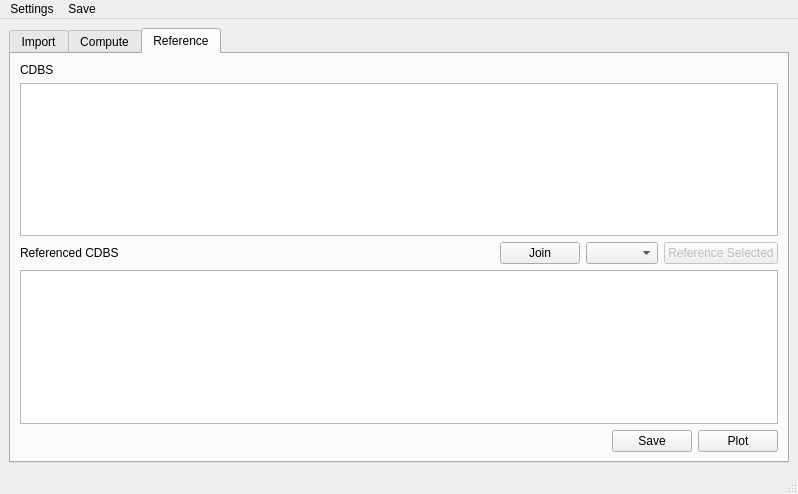
<?xml version="1.0" encoding="UTF-8"?>
<ui version="4.0">
 <class>MainWindow</class>
 <widget class="QMainWindow" name="MainWindow">
  <property name="geometry">
   <rect>
    <x>0</x>
    <y>0</y>
    <width>798</width>
    <height>494</height>
   </rect>
  </property>
  <property name="windowTitle">
   <string>MainWindow</string>
  </property>
  <widget class="QWidget" name="centralwidget">
   <layout class="QVBoxLayout" name="verticalLayout">
    <item>
     <widget class="QTabWidget" name="tabWidget">
      <property name="minimumSize">
       <size>
        <width>0</width>
        <height>434</height>
       </size>
      </property>
      <property name="focusPolicy">
       <enum>Qt::TabFocus</enum>
      </property>
      <property name="whatsThis">
       <string extracomment="Give a descriptive name"/>
      </property>
      <property name="currentIndex">
       <number>2</number>
      </property>
      <widget class="QWidget" name="tab1">
       <attribute name="title">
        <string>Import</string>
       </attribute>
       <layout class="QVBoxLayout" name="verticalLayout_3">
        <item>
         <layout class="QGridLayout" name="gridLayout">
          <item row="0" column="1">
           <widget class="QLineEdit" name="editFileName"/>
          </item>
          <item row="1" column="0">
           <widget class="QLabel" name="labelImportName">
            <property name="text">
             <string>Name</string>
            </property>
           </widget>
          </item>
          <item row="1" column="1">
           <widget class="QLineEdit" name="editImportName"/>
          </item>
          <item row="0" column="2">
           <widget class="QToolButton" name="toolFileName">
            <property name="text">
             <string>...</string>
            </property>
           </widget>
          </item>
          <item row="0" column="0">
           <widget class="QLabel" name="labelFileName">
            <property name="text">
             <string>File</string>
            </property>
           </widget>
          </item>
          <item row="0" column="3">
           <widget class="QPushButton" name="buttonImport">
            <property name="enabled">
             <bool>true</bool>
            </property>
            <property name="text">
             <string>Load</string>
            </property>
           </widget>
          </item>
         </layout>
        </item>
        <item>
         <layout class="QVBoxLayout" name="verticalLayout_2">
          <item>
           <widget class="QLabel" name="labelImportedMaps">
            <property name="text">
             <string>Loaded CDB Maps</string>
            </property>
           </widget>
          </item>
          <item>
           <widget class="QTableView" name="tableImportedMaps">
            <property name="baseSize">
             <size>
              <width>5</width>
              <height>0</height>
             </size>
            </property>
           </widget>
          </item>
         </layout>
        </item>
       </layout>
      </widget>
      <widget class="QWidget" name="tab2">
       <attribute name="title">
        <string>Compute</string>
       </attribute>
       <layout class="QGridLayout" name="gridLayout_3">
        <item row="1" column="0">
         <layout class="QHBoxLayout" name="horizontalLayout">
          <item>
           <widget class="QTableView" name="tableMaps">
            <property name="baseSize">
             <size>
              <width>5</width>
              <height>0</height>
             </size>
            </property>
           </widget>
          </item>
          <item>
           <layout class="QGridLayout" name="gridLayout_2">
            <item row="2" column="0">
             <widget class="QLabel" name="labelBinWidth">
              <property name="text">
               <string>Bin Width</string>
              </property>
             </widget>
            </item>
            <item row="3" column="0">
             <widget class="QLabel" name="labelSplitDepth">
              <property name="text">
               <string>Split Depth</string>
              </property>
             </widget>
            </item>
            <item row="1" column="0">
             <widget class="QLabel" name="labelRoiLength">
              <property name="text">
               <string>Roi Length</string>
              </property>
             </widget>
            </item>
            <item row="0" column="1">
             <widget class="QLineEdit" name="editRoiWidth">
              <property name="text">
               <string>400</string>
              </property>
             </widget>
            </item>
            <item row="0" column="2">
             <widget class="QPushButton" name="buttonCompute">
              <property name="enabled">
               <bool>true</bool>
              </property>
              <property name="text">
               <string>Compute</string>
              </property>
             </widget>
            </item>
            <item row="1" column="1">
             <widget class="QLineEdit" name="editRoiLength">
              <property name="text">
               <string>20000</string>
              </property>
             </widget>
            </item>
            <item row="2" column="1">
             <widget class="QLineEdit" name="editBinWidth">
              <property name="text">
               <string>200</string>
              </property>
             </widget>
            </item>
            <item row="0" column="0">
             <widget class="QLabel" name="labelRoiWidth">
              <property name="text">
               <string>Roi Width</string>
              </property>
             </widget>
            </item>
            <item row="3" column="1">
             <widget class="QComboBox" name="comboSplitDepth">
              <property name="currentIndex">
               <number>4</number>
              </property>
              <item>
               <property name="text">
                <string>1</string>
               </property>
              </item>
              <item>
               <property name="text">
                <string>2</string>
               </property>
              </item>
              <item>
               <property name="text">
                <string>3</string>
               </property>
              </item>
              <item>
               <property name="text">
                <string>4</string>
               </property>
              </item>
              <item>
               <property name="text">
                <string>5</string>
               </property>
              </item>
              <item>
               <property name="text">
                <string>6</string>
               </property>
              </item>
              <item>
               <property name="text">
                <string>7</string>
               </property>
              </item>
              <item>
               <property name="text">
                <string>8</string>
               </property>
              </item>
             </widget>
            </item>
            <item row="1" column="2">
             <widget class="QPushButton" name="buttonPreview">
              <property name="text">
               <string>Preview</string>
              </property>
             </widget>
            </item>
            <item row="2" column="2">
             <widget class="QCheckBox" name="checkVariableRoi">
              <property name="text">
               <string>Variable Roi</string>
              </property>
             </widget>
            </item>
            <item row="3" column="2">
             <widget class="QCheckBox" name="checkBackground">
              <property name="enabled">
               <bool>false</bool>
              </property>
              <property name="text">
               <string>Background Substraction</string>
              </property>
             </widget>
            </item>
           </layout>
          </item>
         </layout>
        </item>
        <item row="2" column="0">
         <widget class="QLabel" name="labelCDBS">
          <property name="text">
           <string>CDBS</string>
          </property>
         </widget>
        </item>
        <item row="3" column="0">
         <layout class="QHBoxLayout" name="horizontalLayout_2">
          <property name="sizeConstraint">
           <enum>QLayout::SetMinimumSize</enum>
          </property>
          <property name="bottomMargin">
           <number>20</number>
          </property>
          <item>
           <widget class="QTableView" name="tableCDBS">
            <property name="baseSize">
             <size>
              <width>5</width>
              <height>0</height>
             </size>
            </property>
           </widget>
          </item>
         </layout>
        </item>
        <item row="0" column="0">
         <widget class="QLabel" name="labelMaps">
          <property name="text">
           <string>CDB Maps</string>
          </property>
         </widget>
        </item>
        <item row="4" column="0">
         <layout class="QHBoxLayout" name="horizontalLayout_5">
          <property name="topMargin">
           <number>0</number>
          </property>
          <item>
           <spacer name="horizontalSpacer_3">
            <property name="orientation">
             <enum>Qt::Horizontal</enum>
            </property>
            <property name="sizeHint" stdset="0">
             <size>
              <width>40</width>
              <height>20</height>
             </size>
            </property>
           </spacer>
          </item>
          <item>
           <widget class="QPushButton" name="buttonPlotCdbs">
            <property name="text">
             <string>Plot</string>
            </property>
           </widget>
          </item>
         </layout>
        </item>
       </layout>
      </widget>
      <widget class="QWidget" name="tab">
       <attribute name="title">
        <string>Reference</string>
       </attribute>
       <layout class="QVBoxLayout" name="verticalLayout_5">
        <item>
         <widget class="QLabel" name="labelCDBS2">
          <property name="text">
           <string>CDBS</string>
          </property>
         </widget>
        </item>
        <item>
         <widget class="QTableView" name="tableCDBS2">
          <property name="baseSize">
           <size>
            <width>5</width>
            <height>0</height>
           </size>
          </property>
         </widget>
        </item>
        <item>
         <layout class="QHBoxLayout" name="horizontalLayout_3">
          <property name="topMargin">
           <number>0</number>
          </property>
          <item>
           <widget class="QLabel" name="labelRefCDBS">
            <property name="text">
             <string>Referenced CDBS</string>
            </property>
           </widget>
          </item>
          <item>
           <spacer name="horizontalSpacer">
            <property name="orientation">
             <enum>Qt::Horizontal</enum>
            </property>
            <property name="sizeHint" stdset="0">
             <size>
              <width>40</width>
              <height>20</height>
             </size>
            </property>
           </spacer>
          </item>
          <item>
           <widget class="QPushButton" name="buttonJoin">
            <property name="enabled">
             <bool>true</bool>
            </property>
            <property name="whatsThis">
             <string extracomment="Add two spectra"/>
            </property>
            <property name="text">
             <string>Join</string>
            </property>
           </widget>
          </item>
          <item>
           <widget class="QComboBox" name="comboRef"/>
          </item>
          <item>
           <widget class="QPushButton" name="buttonRef">
            <property name="enabled">
             <bool>false</bool>
            </property>
            <property name="layoutDirection">
             <enum>Qt::LeftToRight</enum>
            </property>
            <property name="text">
             <string>Reference Selected</string>
            </property>
           </widget>
          </item>
         </layout>
        </item>
        <item>
         <widget class="QTableView" name="tableRef">
          <property name="baseSize">
           <size>
            <width>5</width>
            <height>0</height>
           </size>
          </property>
         </widget>
        </item>
        <item>
         <layout class="QHBoxLayout" name="horizontalLayout_4">
          <property name="topMargin">
           <number>0</number>
          </property>
          <item>
           <spacer name="horizontalSpacer_2">
            <property name="orientation">
             <enum>Qt::Horizontal</enum>
            </property>
            <property name="sizeHint" stdset="0">
             <size>
              <width>40</width>
              <height>20</height>
             </size>
            </property>
           </spacer>
          </item>
          <item>
           <widget class="QPushButton" name="buttonSave">
            <property name="text">
             <string>Save</string>
            </property>
           </widget>
          </item>
          <item>
           <widget class="QPushButton" name="buttonPlotRef">
            <property name="text">
             <string>Plot</string>
            </property>
           </widget>
          </item>
         </layout>
        </item>
       </layout>
      </widget>
     </widget>
    </item>
   </layout>
  </widget>
  <widget class="QMenuBar" name="menubar">
   <property name="geometry">
    <rect>
     <x>0</x>
     <y>0</y>
     <width>798</width>
     <height>20</height>
    </rect>
   </property>
   <widget class="QMenu" name="menuSettings">
    <property name="title">
     <string>Settings</string>
    </property>
    <addaction name="actionLoad_Settings"/>
   </widget>
   <widget class="QMenu" name="menuSave">
    <property name="title">
     <string>Save</string>
    </property>
    <addaction name="actionSave_Session"/>
   </widget>
   <addaction name="menuSettings"/>
   <addaction name="menuSave"/>
  </widget>
  <widget class="QStatusBar" name="statusbar"/>
  <action name="actionLoad_Settings">
   <property name="checkable">
    <bool>false</bool>
   </property>
   <property name="enabled">
    <bool>true</bool>
   </property>
   <property name="text">
    <string>Load Settings</string>
   </property>
  </action>
  <action name="actionSave_Session">
   <property name="text">
    <string>Save Session</string>
   </property>
  </action>
 </widget>
 <resources/>
 <connections/>
</ui>
